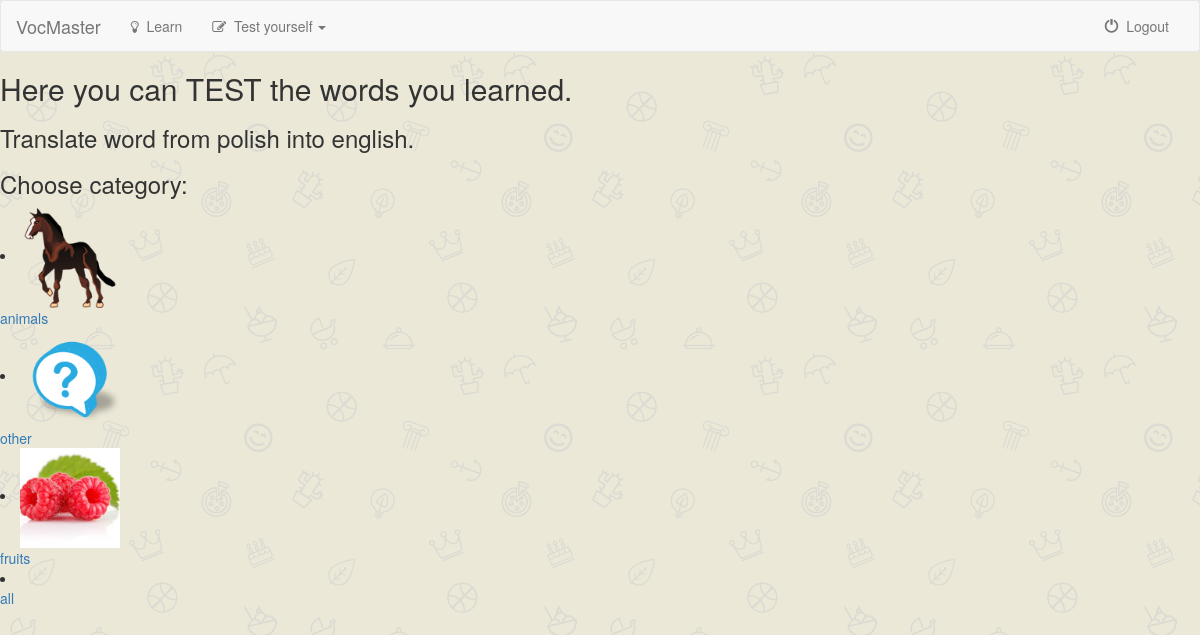
The app's page /test2/ (signed in) with its own data.
### vocabulary/models.py (models this page shows)
class Category(models.Model):
    category = models.CharField(max_length=30, unique=True)
    picture = models.CharField(max_length=500, default='')
    slug = models.SlugField(max_length=30, unique=True)
    def __str__(self):
        return self.category

### vocabulary/views.py (the view)
# urls.py: url(r'^test2/$', views.TestingView2.as_view(), name='testing2_categories'),
class TestingView2(generic.ListView):
    template_name = 'vocabulary/test2_categories.html'
    context_object_name = 'categories'
    def get_queryset(self):
        return Category.objects.all()
    def get(self, request):
        if not request.user.is_authenticated():
            return redirect('vocabulary:index')
        else:
            return render(request, self.template_name, {self.context_object_name: self.get_queryset()})

### vocabulary/templates/vocabulary/test2_categories.html (shortened to what this page needs)
{% extends 'vocabulary/base.html' %}
{% block body %}
{% load static %}
<h2>Here you can TEST the words you learned.</h2>
<h3>Translate word from <span id="given_language">polish</span> into english.</h3>
{% if categories %}
<h3>Choose category:</h3>
{% for cat in categories %}
<li><a href="{% url 'vocabulary:testing_translate' cat.category %}"> <img src="{% static cat.picture %}" height="100px" alt=""/> <br>
    {{ cat }} </a></li>
{% endfor %}
{% else %}
<h3>There are no words in the database</h3>
{% endif %}
{% endblock %}

### vocabulary/static/vocabulary/style.css (style rules this page uses)
body { background-image: url('/static/vocabulary/pictures/giftly_background.png'); }

### records on screen
Category: picture (picture), category "animals"
Category: picture (picture), category "other"
Category: picture (picture), category "fruits"
Category: category "all"
